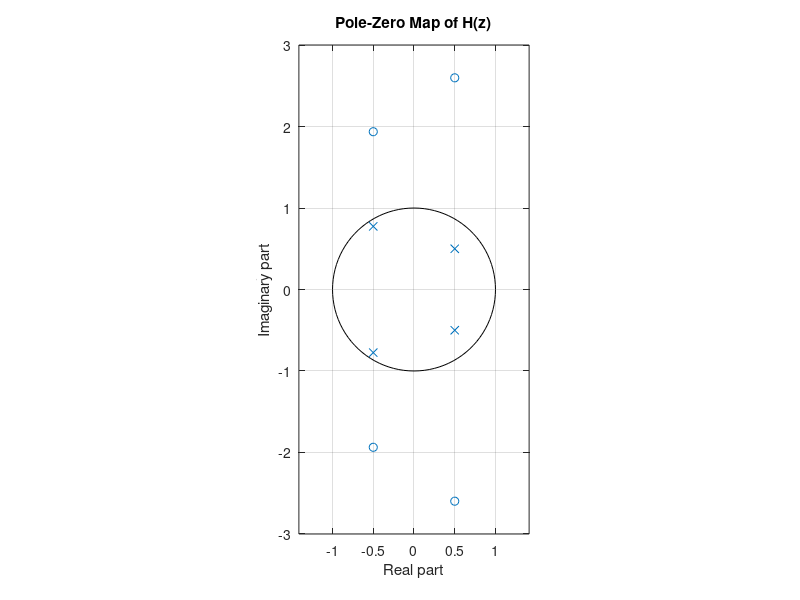
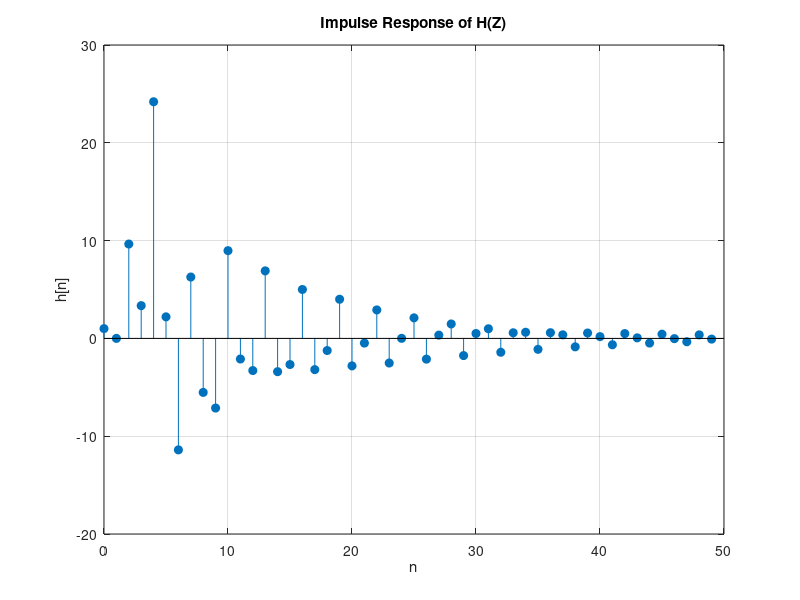
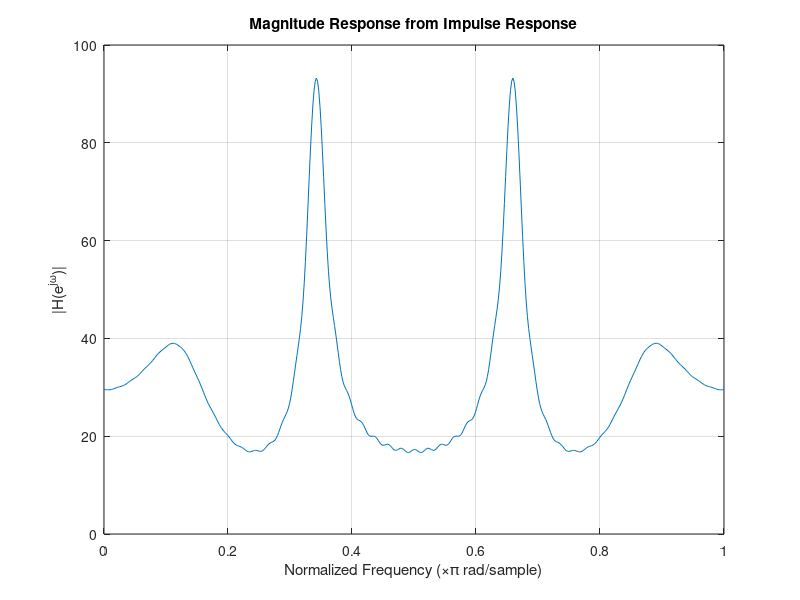
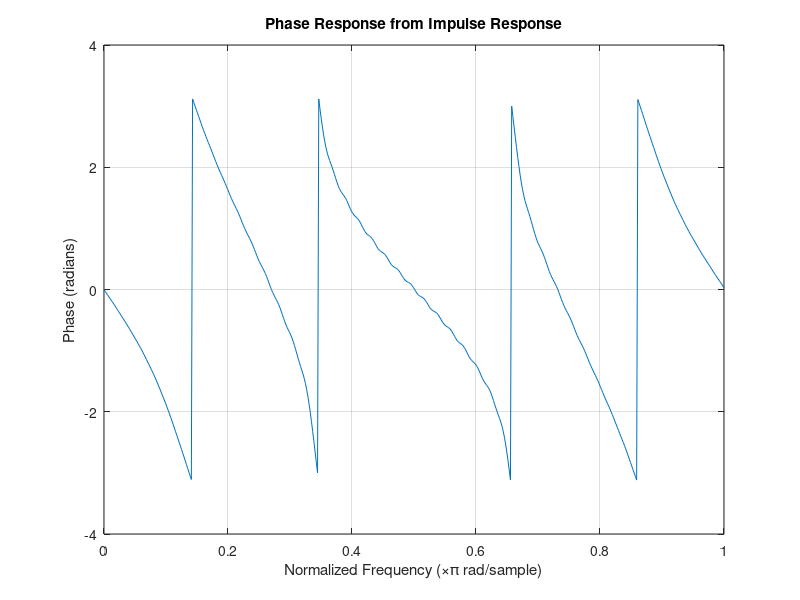

MATLAB code to generate these figures, in order:
% WIMALASOORIYA G.H.N.P.D.
% 2022E039

% PART 01
% ---------------------------

% Define numerator and denominator
num = [1 0 10 3 28];
den = [1 0 0.35 -0.35 0.425];

% Plot Pole-Zero Map
figure; % <-- ADD THIS to open a new figure window
zplane(num, den);
title('Pole-Zero Map of H(z)');
xlabel('Real part');
ylabel('Imaginary part');
grid on;

% Define coefficients
b = [1 0 10 3 28];       % Numerator coefficients (highest to lowest power)
a = [1 0 0.35 -0.35 0.425]; % Denominator coefficients

% Number of samples
N = 50; % length of impulse response

% Generate impulse input
x = zeros(1, N);
x(1) = 1; % impulse at n=0

% Initialize output
y = zeros(1, N);

% Manual filtering using the difference equation
for n = 1:N
    % Feedforward part (numerator)
    for k = 1:length(b)
        if n-k+1 > 0
            y(n) = y(n) + b(k) * x(n-k+1);
        end
    end
    % Feedback part (denominator)
    for k = 2:length(a)
        if n-k+1 > 0
            y(n) = y(n) - a(k) * y(n-k+1);
        end
    end
end

% Plot the impulse response
figure; % <-- ADD THIS also if you want impulse response in a new figure
stem(0:N-1, y, 'filled');
title('Impulse Response of H(Z)');
xlabel('n');
ylabel('h[n]');
grid on;

%---------------------------------------------------------
% Plot Magnitude and Phase Response using the Impulse Response
% Take FFT of the impulse response
Y = fft(y, 512); % 512-point FFT for better resolution

% Frequency axis
f = linspace(0, 1, 512); % Normalized frequency (0 to 1 corresponds to 0 to π rad/sample)

% Plot magnitude response
figure;
plot(f, abs(Y));
title('Magnitude Response from Impulse Response');
xlabel('Normalized Frequency (\times\pi rad/sample)');
ylabel('|H(e^{j\omega})|');
grid on;

% Plot phase response
figure;
plot(f, angle(Y));
title('Phase Response from Impulse Response');
xlabel('Normalized Frequency (\times\pi rad/sample)');
ylabel('Phase (radians)');
grid on;

%---------------------------------------------------------

%---------------------------------------------------------
%Find Frequency Response Directly using freqz (without impulse response)

% Directly find the frequency response using freqz
[H, w] = freqz(b, a, 512); % 512 points

% Plot magnitude response
figure;
plot(w/pi, abs(H));
title('Magnitude Response using freqz');
xlabel('Normalized Frequency (\times\pi rad/sample)');
ylabel('|H(e^{j\omega})|');
grid on;

% Plot phase response
figure;
plot(w/pi, angle(H));
title('Phase Response using freqz');
xlabel('Normalized Frequency (\times\pi rad/sample)');
ylabel('Phase (radians)');
grid on;

%---------------------------------------------------------

